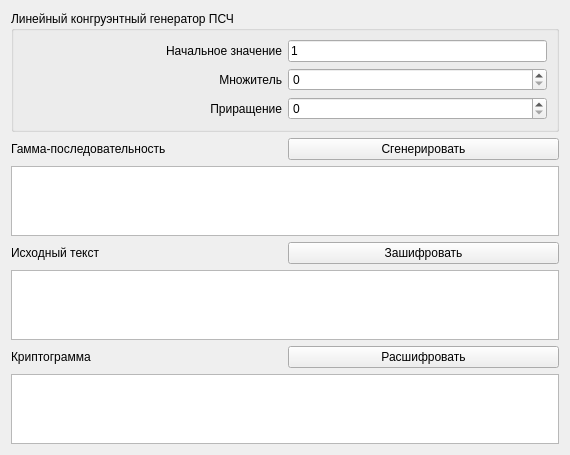
<?xml version="1.0" encoding="UTF-8"?>
<ui version="4.0">
 <class>XorCipher</class>
 <widget class="QWidget" name="XorCipher">
  <property name="geometry">
   <rect>
    <x>0</x>
    <y>0</y>
    <width>570</width>
    <height>435</height>
   </rect>
  </property>
  <property name="windowTitle">
   <string>Form</string>
  </property>
  <layout class="QGridLayout" name="gridLayout">
   <item row="4" column="0">
    <widget class="QLabel" name="messageLabel">
     <property name="text">
      <string>Исходный текст</string>
     </property>
    </widget>
   </item>
   <item row="2" column="0">
    <widget class="QLabel" name="keyLabel">
     <property name="text">
      <string>Гамма-последовательность</string>
     </property>
    </widget>
   </item>
   <item row="5" column="0" colspan="2">
    <widget class="QPlainTextEdit" name="messageEdit"/>
   </item>
   <item row="3" column="0" colspan="2">
    <widget class="QPlainTextEdit" name="keyEdit"/>
   </item>
   <item row="6" column="0">
    <widget class="QLabel" name="codeLabel">
     <property name="text">
      <string>Криптограмма</string>
     </property>
    </widget>
   </item>
   <item row="6" column="1">
    <widget class="QPushButton" name="decodeButton">
     <property name="text">
      <string>Расшифровать</string>
     </property>
    </widget>
   </item>
   <item row="0" column="0" colspan="2">
    <widget class="QGroupBox" name="generatorBox">
     <property name="title">
      <string>Линейный конгруэнтный генератор ПСЧ</string>
     </property>
     <layout class="QGridLayout" name="gridLayout_2">
      <item row="0" column="0">
       <widget class="QLabel" name="seedLabel">
        <property name="sizePolicy">
         <sizepolicy hsizetype="Preferred" vsizetype="Preferred">
          <horstretch>1</horstretch>
          <verstretch>0</verstretch>
         </sizepolicy>
        </property>
        <property name="text">
         <string>Начальное значение</string>
        </property>
        <property name="alignment">
         <set>Qt::AlignRight|Qt::AlignTrailing|Qt::AlignVCenter</set>
        </property>
        <property name="wordWrap">
         <bool>true</bool>
        </property>
       </widget>
      </item>
      <item row="1" column="1">
       <widget class="QSpinBox" name="multiplierSpin">
        <property name="maximum">
         <number>65535</number>
        </property>
       </widget>
      </item>
      <item row="0" column="1">
       <widget class="QLineEdit" name="seedEdit">
        <property name="sizePolicy">
         <sizepolicy hsizetype="Expanding" vsizetype="Fixed">
          <horstretch>1</horstretch>
          <verstretch>0</verstretch>
         </sizepolicy>
        </property>
        <property name="text">
         <string>1</string>
        </property>
        <property name="maxLength">
         <number>1</number>
        </property>
       </widget>
      </item>
      <item row="2" column="1">
       <widget class="QSpinBox" name="incrementSpin">
        <property name="maximum">
         <number>65535</number>
        </property>
       </widget>
      </item>
      <item row="1" column="0">
       <widget class="QLabel" name="multiplierLabel">
        <property name="text">
         <string>Множитель</string>
        </property>
        <property name="alignment">
         <set>Qt::AlignRight|Qt::AlignTrailing|Qt::AlignVCenter</set>
        </property>
       </widget>
      </item>
      <item row="2" column="0">
       <widget class="QLabel" name="incrementLabel">
        <property name="text">
         <string>Приращение</string>
        </property>
        <property name="alignment">
         <set>Qt::AlignRight|Qt::AlignTrailing|Qt::AlignVCenter</set>
        </property>
       </widget>
      </item>
     </layout>
    </widget>
   </item>
   <item row="2" column="1">
    <widget class="QPushButton" name="generateKeyButton">
     <property name="text">
      <string>Сгенерировать</string>
     </property>
    </widget>
   </item>
   <item row="7" column="0" colspan="2">
    <widget class="QPlainTextEdit" name="codeEdit"/>
   </item>
   <item row="4" column="1">
    <widget class="QPushButton" name="encodeButton">
     <property name="text">
      <string>Зашифровать</string>
     </property>
    </widget>
   </item>
  </layout>
 </widget>
 <resources/>
 <connections/>
</ui>
